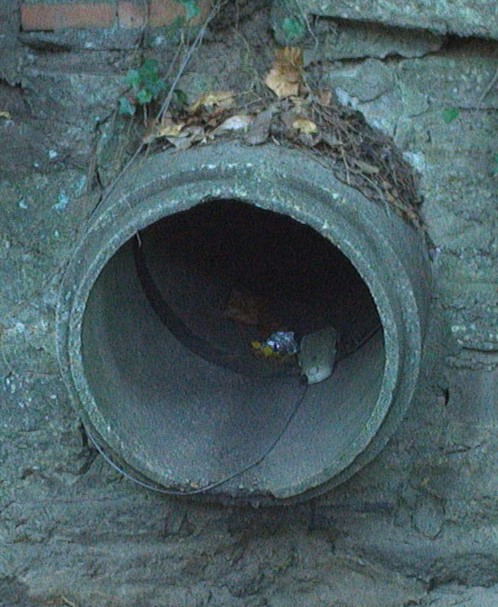
#> input picture preliminary images/outlet(1).JPG, 498 x 607 px, found by its file name
$ python equal_contrast.py
#> lines starting #> are read from the running program, lines starting #| are printed output that depends on the picture; after the words box and inside, x2 and y2 are one past the last pixel; in counts of white or black regions, pixels touching at a corner belong together; long printed decimals are rounded
###############################################
# USAGE: press any key to continue
###############################################

import cv2
import numpy as np
import matplotlib.pyplot as plt
from sklearn.cluster import DBSCAN


def display_img(img, windowname="image"):
    cv2.imshow(windowname, img)
    cv2.waitKey(10000)
    # cv2.waitKey()
imgfile = 'outlet(1).jpg'

# img = cv2.imread('./outlet.jpg')
# img = cv2.imread('./fullimg_nowater.JPG')
img = cv2.imread(imgfile)
#> img is the input picture: shape (607, 498, 3); mean B, G, R 99, 95, 75.3

# make image smaller
img = cv2.resize(img, (0, 0), fx=0.5, fy=0.5)
#> img: shape (304, 249, 3)

# Convert the image to grayscale
gray = cv2.cvtColor(img, cv2.COLOR_BGR2GRAY)


equalized = cv2.equalizeHist(255 - gray)
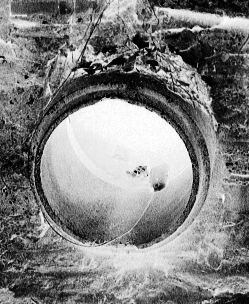
#> equalized: shape (304, 249); min 0, max 255, mean 128.8
contrast1 = gray.std()
#> contrast1 = 31.13
contrastEq = equalized.std()
#> contrastEq = 73.49
print(contrast1)
#| 31.135
print(contrastEq)
#| 73.486


negative_eq = 255 - equalized
combination = cv2.addWeighted(equalized, -1, negative_eq, 1.2, 0)
#combination = cv2.GaussianBlur(combination, (7, 7), 0)
#equalized = cv2.GaussianBlur(equalized, (7, 7), 0)
Canny = cv2.Canny(combination, 170, 250)
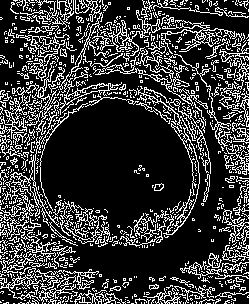
#> Canny: shape (304, 249); 22.2% white in thin lines or dots
contours, _ = cv2.findContours(Canny, cv2.RETR_TREE, cv2.CHAIN_APPROX_SIMPLE)
#> contours = 1308 contours, 1206 with area under 20; largest, box (x1, y1, x2, y2) and area: (0, 268, 99, 301) 510, (137, 86, 211, 235) 469, (10, 136, 60, 227) 319, (180, 253, 249, 279) 294, (93, 41, 174, 83) 247

min_contour_length = 300
long_contours = [cnt for cnt in contours if cv2.arcLength(cnt, True) > min_contour_length]
#> long_contours = 19 contours; largest, box (x1, y1, x2, y2) and area: (0, 268, 99, 301) 510, (137, 86, 211, 235) 469, (10, 136, 60, 227) 319, (180, 253, 249, 279) 294, (93, 41, 174, 83) 247
longest_contour = max(contours, key=lambda contour: cv2.arcLength(contour, True))
#> longest_contour = contour of 832 points, box (x1, y1, x2, y2) (137, 86, 211, 235), area 469

contour_img = np.zeros_like(img)
contour_longest = np.zeros_like(img)
cv2.drawContours(contour_img, long_contours, -1, (255, 255, 255), thickness=cv2.FILLED)
#> contour_img: shape (304, 249, 3); 11.7% white; 19 white regions, largest, box (x1, y1, x2, y2) and area: (137, 86, 211, 235) 1124, (0, 268, 99, 301) 881, (93, 41, 174, 83) 617
cv2.drawContours(contour_longest, longest_contour, -1, (255, 255, 255), thickness=cv2.FILLED)
#> contour_longest: shape (304, 249, 3); 0.84% white in thin lines or dots, all inside (x1, y1, x2, y2) = (137, 86, 211, 235)

plt.figure(3, figsize=(10,10))
plt.subplot(121)
plt.imshow(Canny, cmap='gray')
plt.axis('off')
plt.title("Canny Image")
plt.subplot(122)
plt.imshow(contour_img)
plt.title("contours")
plt.axis('off')

if len(contour_img.shape) == 3:
    gray_img = cv2.cvtColor(contour_img, cv2.COLOR_BGR2GRAY)
else:
    gray_img = contour_img

# Extract points where the pixel value is 255 (white)
y, x = np.where(gray_img == 255)
#> y = 8852 values from 0 to 300; x = 8852 values, max 248 at index 638, min 0 at index 5856, mean 107.2
points = np.column_stack((x, y))
#> points = 8852 pairs, first value 0 to 248, second value 0 to 300
"""
# Cluster the points using DBSCAN
dbscan = DBSCAN(eps=5, min_samples=1)
clusters = dbscan.fit_predict(points)

# Initialize an empty image to draw ellipses
ellipse_image = np.zeros_like(gray_img)

# Define acceptance ratio for filtering ellipses
acceptance_ratio = 1.2

# Process each cluster
for cluster in set(clusters):
    if cluster == -1:
        # Skip noise points
        continue

    # Extract points belonging to the current cluster
    cluster_points = points[clusters == cluster]

    if len(cluster_points) >= 5:
        # Fit an ellipse to the cluster
        ellipse = cv2.fitEllipse(np.array(cluster_points))

        # Extract the lengths of the major and minor axes
        major_axis_length = max(ellipse[1])
        minor_axis_length = min(ellipse[1])

        # Filter ellipses based on axis lengths
        if major_axis_length / (minor_axis_length+0.0000000000001) <= acceptance_ratio:
            # Draw the ellipse
            cv2.ellipse(img, ellipse, (0, 0, 255), 2)

plt.figure(4, figsize=(10,10))
plt.subplot(121)
plt.imshow(contour_longest, cmap='gray')
plt.axis('off')
plt.title("Longest Contour")
plt.subplot(122)
plt.imshow(img, cmap='gray')
plt.axis('off')
plt.title("Fitted Ellipse")


plt.figure(1, figsize=(10,10))
plt.subplot(121)
plt.imshow(img)
plt.axis('off')
plt.title("Original Image")
plt.subplot(122)
plt.imshow(equalized, cmap="gray")
plt.title("equalized grayscale image")
plt.axis('off')

plt.figure(2, figsize=(10,10))
plt.subplot(121)
plt.imshow(negative_eq, cmap='gray')
plt.axis('off')
plt.title("Negative Image")
plt.subplot(122)
plt.imshow(combination, cmap="gray")
plt.title("Weighted Negative + Original Image")
plt.axis('off')
#plt.show()
"""

#thresh = cv2.cvtColor(equalized, cv2.COLOR_BGR2GRAY)
thresh = cv2.adaptiveThreshold(negative_eq, 255, cv2.ADAPTIVE_THRESH_MEAN_C, cv2.THRESH_BINARY_INV, 101, 0)
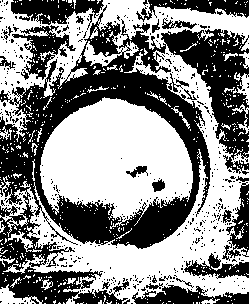
#> thresh: shape (304, 249); 53.8% white; 488 black regions (463 under 20 px), largest, box (x1, y1, x2, y2) and area: (0, 5, 249, 304) 25975, (11, 0, 104, 25) 1461, (132, 285, 249, 304) 1235
display_img(thresh,"thresh")
display_img(255-thresh,"neg thresh")
neg_thresh = 255-thresh

combinationC = cv2.addWeighted(thresh, 1.2, neg_thresh, -1, 0)

display_img(combinationC,"comb")

#thresh canne thing
Canny = cv2.Canny(thresh, 170, 250)
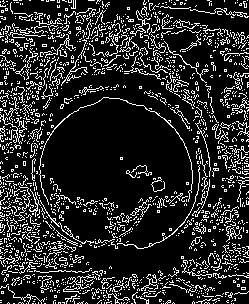
#> Canny: shape (304, 249); 15.9% white in thin lines or dots
contours, _ = cv2.findContours(Canny, cv2.RETR_TREE, cv2.CHAIN_APPROX_SIMPLE)
#> contours = 1792 contours, 1784 with area under 20; largest, box (x1, y1, x2, y2) and area: (39, 97, 193, 205) 50, (40, 200, 94, 246) 35, (117, 165, 200, 249) 31, (220, 122, 231, 130) 27, (220, 122, 230, 129) 26, (29, 189, 41, 217) 25, (226, 226, 242, 242) 23, (130, 207, 146, 217) 21

min_contour_length = 500
long_contours = [cnt for cnt in contours if cv2.arcLength(cnt, True) > min_contour_length]
#> long_contours = 1 contour; box (x1, y1, x2, y2) and area: (39, 97, 193, 205) 50
longest_contour = max(contours, key=lambda contour: cv2.arcLength(contour, True))
#> longest_contour = contour of 276 points, box (x1, y1, x2, y2) (39, 97, 193, 205), area 50

contour_img = np.zeros_like(img)
contour_longest = np.zeros_like(img)
cv2.drawContours(contour_img, long_contours, -1, (255, 255, 255), thickness=cv2.FILLED)
#> contour_img: shape (304, 249, 3); 0.44% white in thin lines or dots, all inside (x1, y1, x2, y2) = (39, 97, 193, 205)
cv2.drawContours(contour_longest, longest_contour, -1, (255, 255, 255), thickness=cv2.FILLED)
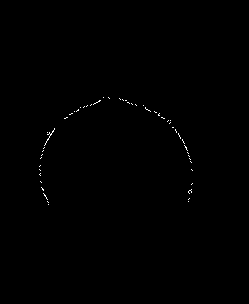
#> contour_longest: shape (304, 249, 3); 0.23% white in thin lines or dots, all inside (x1, y1, x2, y2) = (39, 97, 193, 205)

plt.clf()
plt.figure(3, figsize=(10,10))
plt.subplot(131)
plt.imshow(img)
plt.axis('off')
plt.title("Original Image")
plt.subplot(132)
plt.imshow(Canny, cmap='gray')
plt.axis('off')
plt.title("Canny Image")
plt.subplot(133)
plt.imshow(contour_img)
plt.title("contours")
plt.axis('off')
plt.show()
#> figure, not shown here; B, G, R data is drawn as R, G, B

if len(contour_img.shape) == 3:
    gray_img = cv2.cvtColor(contour_img, cv2.COLOR_BGR2GRAY)
else:
    gray_img = contour_img

# Extract points where the pixel value is 255 (white)
y, x = np.where(gray_img == 255)
#> y = 331 values from 97 to 204; x = 331 values, max 192 at index 260, min 39 at index 251, mean 114.5
points = np.column_stack((x, y))
#> points = 331 pairs, first value 39 to 192, second value 97 to 204

# Cluster the points using DBSCAN
dbscan = DBSCAN(eps=5, min_samples=1)
clusters = dbscan.fit_predict(points)
#> clusters = 331 values from 0 to 0


# Initialize an empty image to draw ellipses
ellipse_image = np.zeros_like(gray_img)

# Define acceptance ratio for filtering ellipses
acceptance_ratio = 1.2

# Process each cluster
for cluster in set(clusters):
    if cluster == -1:
        # Skip noise points
        continue

    # Extract points belonging to the current cluster
    cluster_points = points[clusters == cluster]

    if len(cluster_points) >= 5:
        # Fit an ellipse to the cluster
        ellipse = cv2.fitEllipse(np.array(cluster_points))


        # Extract the lengths of the major and minor axes
        major_axis_length = max(ellipse[1])
        minor_axis_length = min(ellipse[1])

        # Filter ellipses based on axis lengths
        if major_axis_length / (minor_axis_length+0.0000000000001) <= acceptance_ratio:
            # Draw the ellipse
            cv2.ellipse(img, ellipse, (0, 0, 255), 2)
            print(ellipse[0][0])
            print(ellipse[0][1])
#> this loop made 1 pass
#> (ellipse, major_axis_length, minor_axis_length) on pass 1: (((115.8, 173.4), (145.8, 153.4), 115.9), 153.4, 145.8)
#| 115.767
#| 173.376
        #cv2.ellipse(img, ellipse, (0, 0, 255), 2)

plt.figure(4, figsize=(10,10))
plt.subplot(121)
plt.imshow(contour_longest, cmap='gray')
plt.axis('off')
plt.title("Longest Contour")
# [4 lines of commented-out code are left out]
plt.subplot(122)
plt.imshow(img, cmap='gray')
plt.axis('off')
plt.title("Fitted Ellipse")


plt.figure(1, figsize=(10,10))
plt.subplot(121)
plt.imshow(img)
plt.axis('off')
plt.title("Original Image")
plt.subplot(122)
plt.imshow(equalized, cmap="gray")
plt.title("equalized grayscale image")
plt.axis('off')


print(type(equalized))
#| <class 'numpy.ndarray'>

# Apply Gaussian blur to reduce noise
blur = cv2.GaussianBlur(equalized, (13, 13), 0)

# Apply median blur to reduce noise
blur = cv2.medianBlur(blur, 17)
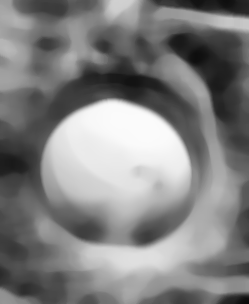
#> blur: shape (304, 249); min 8, max 251, mean 129.2
"""
#--- First obtain the threshold using the greyscale image ---
ret,th = cv2.threshold(gray,127,255, 0)

#--- Find all the contours in the binary image ---
contours,hierarchy = cv2.findContours(thresh,2,1)
cnt = contours
big_contour = []
max = 0
for i in cnt:
   area = cv2.contourArea(i) #--- find the contour having biggest area ---#
   if(area > max):
       max = area
       big_contour = i

final = cv2.drawContours(img, big_contour, -1, (0,255,0), 3)
display_img(final,"final")
"""

# Apply Hough Transform to detect circles
circles = cv2.HoughCircles(blur, cv2.HOUGH_GRADIENT, 1,
                           max(blur.shape), param1=50, param2=50, minRadius=0, maxRadius=0)
#> circles = [[117.5, 175.5, 73.2]]

# Draw the detected circles on a black background
output = cv2.cvtColor(gray, cv2.COLOR_GRAY2BGR)
if circles is not None:
    circles = np.round(circles[0, :]).astype("int")
#> circles = [[118, 176, 73]]
    for (x, y, r) in circles:
        cv2.circle(output, (x, y), r, (255, 255, 255), -1)
#> this loop made 1 pass
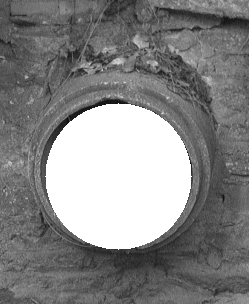
#> output: shape (304, 249, 3); min 14, max 255, mean 133.2

# Display the input and output images
display_img(equalized, "equalized image")

display_img(blur, "blur")
display_img(output, "output")


# Save the output image
# cv2.imwrite('water_outlet_processed.jpg', output)
#> figure, not shown here; B, G, R data is drawn as R, G, B
#> figure, not shown here; B, G, R data is drawn as R, G, B
